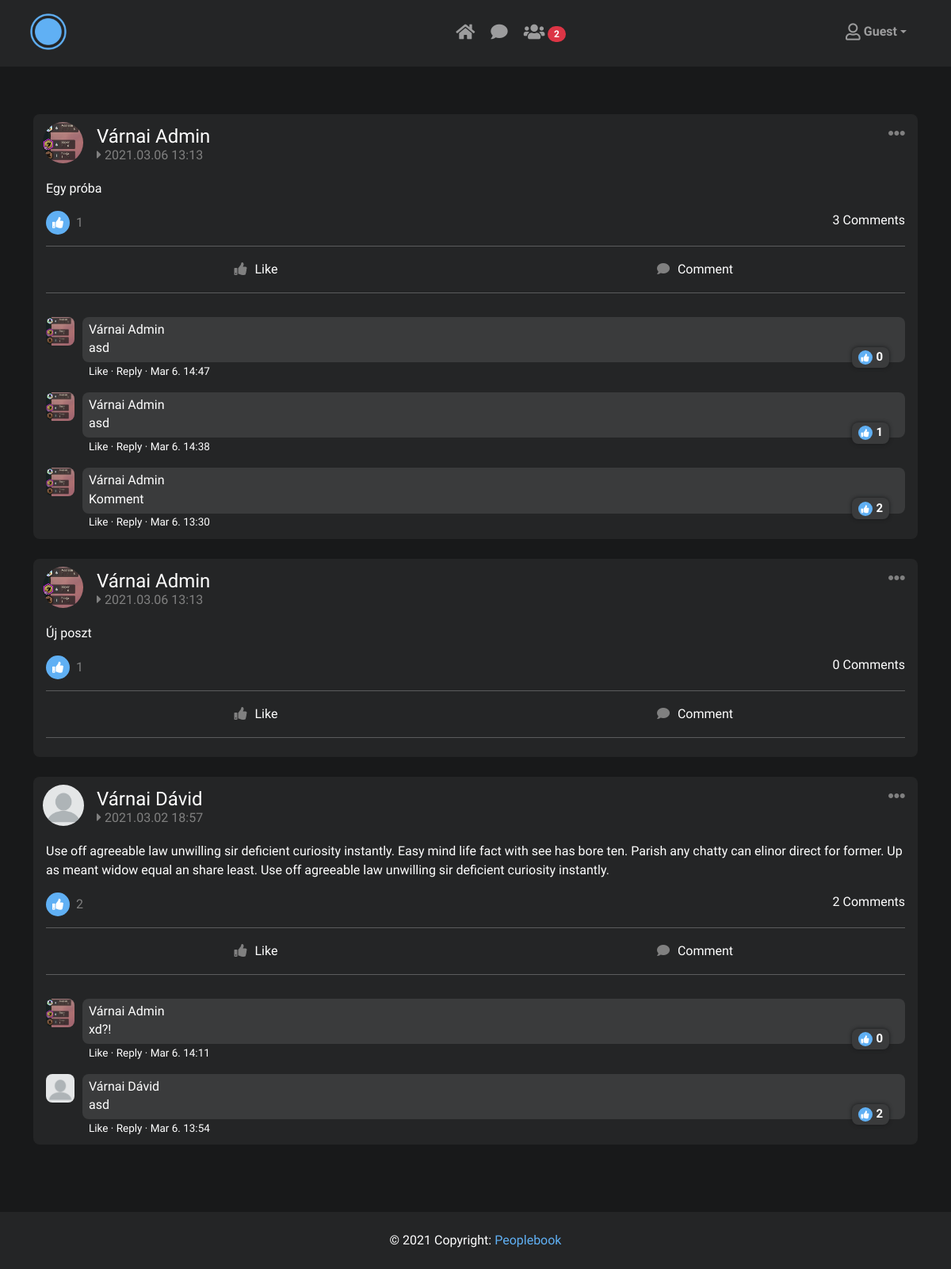
Before: / with the older database file.
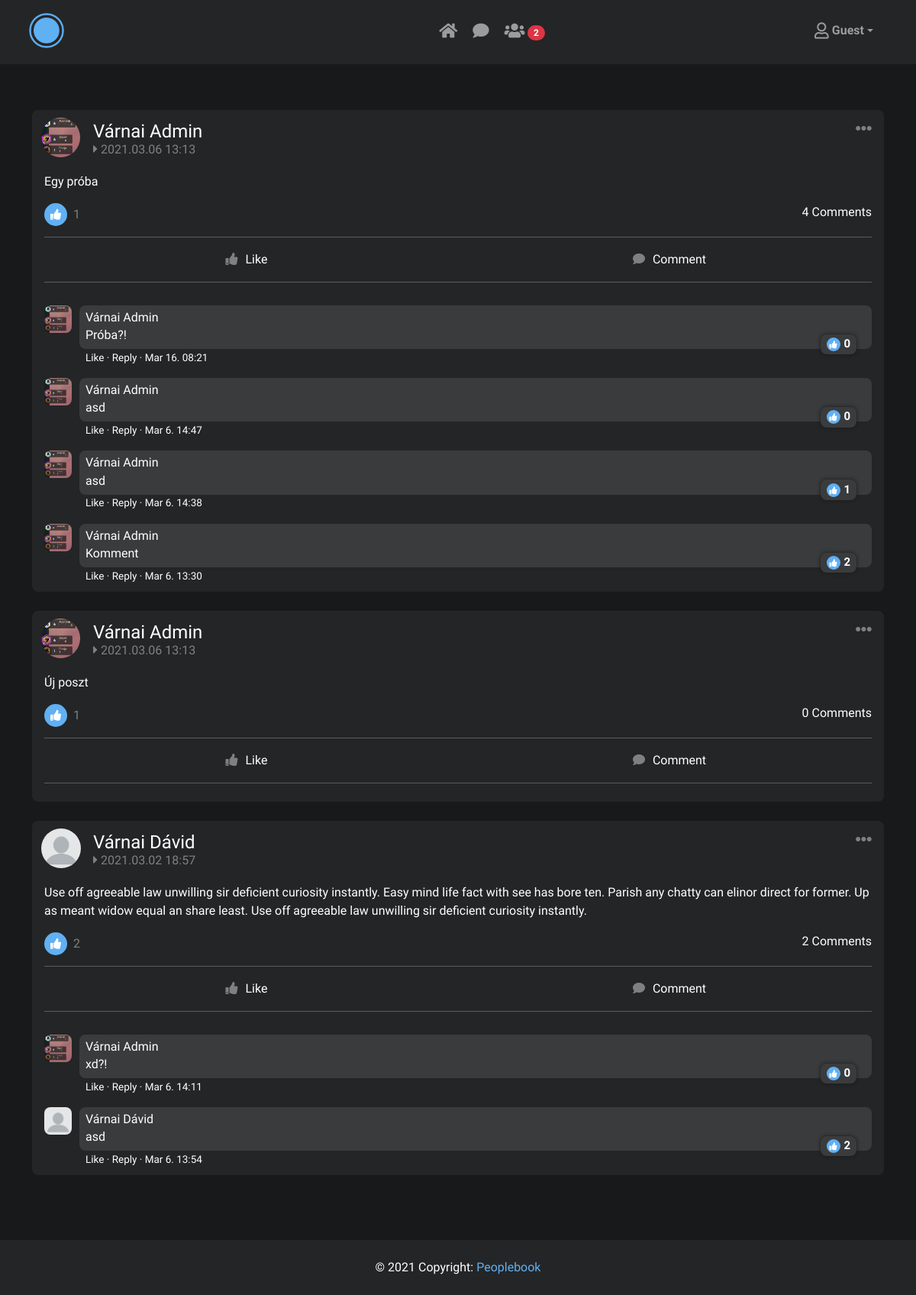
After: the same page with the newer database file.
### blog/models.py (models this page shows, shortened)
class Post(models.Model):
    author = models.ForeignKey(User, on_delete=models.CASCADE)
    content = models.TextField()
    date_posted = models.DateTimeField(default=timezone.now)

class Profile(models.Model):
    GENDER_CHOICES = (
        ('Male', "Male"),
        ('Female', "Female"),
        ('Prefer not to say', "Prefer not to say"),
    )
    COUNTRY_CHOICES = (
        ('Hungary', "Hungary"),
        ('United States', "United States"),
    )
    user = models.OneToOneField(User, default=None, null=True, on_delete=models.CASCADE)
    bio = models.TextField(blank=True, null=True)
    birth_date = models.DateField(blank=True, null=True)
    gender = models.CharField(max_length=50, choices=GENDER_CHOICES, blank=True, null=True)
    country = models.CharField(max_length=50, choices=COUNTRY_CHOICES, blank=True, null=True)
    image = models.ImageField(upload_to="static/pics/profile_pics/", blank=True, null=True)
    background = models.ImageField(upload_to="static/pics/bg_pics/", blank=True)

class Comment(models.Model):
    post = models.ForeignKey(Post, on_delete=models.CASCADE, related_name="comments", default=None)
    author = models.ForeignKey(User, on_delete=models.CASCADE, default=None)
    content = models.TextField()
    date_posted = models.DateTimeField(default=timezone.now)
    likes = models.ManyToManyField(User, related_name="fasz", default=None)
    class Meta:
        ordering = ["-date_posted"]

### blog/views.py (the view)
# urls.py: path('', views.Home, name='home'),
def Home(request):
    if request.is_ajax() and request.method == "POST":
        if 'like' in request.POST:
            post = Post.objects.get(id=request.POST["post_id"])
            user = get_object_or_404(User, id=request.user.id)
            like_post(post=post, user=user)
            data = [{}]
            response = JsonResponse(json.dumps(data, sort_keys=True, default=str, indent=4), safe=False)
            return response
        elif 'unlike' in request.POST:
            post = Post.objects.get(id=request.POST["post_id"])
            user = get_object_or_404(User, id=request.user.id)
            delete_like(post=post, user=user)
            data = [{}]
            response = JsonResponse(json.dumps(data, sort_keys=True, default=str, indent=4), safe=False)
            return response
        elif 'comment_like' in request.POST:
            c = Comment.objects.get(id=request.POST["comment_id"])
            c.likes.add(request.user.id)
            data = [{}]
            response = JsonResponse(json.dumps(data, sort_keys=True, default=str, indent=4), safe=False)
            return response
        elif 'comment_unlike' in request.POST:
            c = Comment.objects.get(id=request.POST["comment_id"])
            c.likes.remove(request.user.id)
            data = [{}]
            response = JsonResponse(json.dumps(data, sort_keys=True, default=str, indent=4), safe=False)
            return response
        elif 'post_remove' in request.POST:
            post = Post.objects.get(id=request.POST["post_id"])
            post.delete()
            data = [{}]
            response = JsonResponse(json.dumps(data, sort_keys=True, default=str, indent=4), safe=False)
            return response
        elif 'add_comment' in request.POST:
            post = Post.objects.get(id=request.POST["comment_post_id"])
            create_comment(post=post, author=request.user,content=request.POST["content"])
            data = [{}]
            response = JsonResponse(json.dumps(data, sort_keys=True, default=str, indent=4), safe=False)
            return response
    else:
        posts = Post.objects.order_by('-date_posted')
        users = User.objects.all()
        user_count = User.objects.count()
        comments = Comment.objects.all()
        context = {
            'title': 'Home',
            'posts': posts,
            'users': users,
            'user_count': user_count,
            'comments': comments,
        }
        return render(request, "blog/home.html", context)

### blog/templates/blog/home.html (shortened to what the changed rows need)
{% extends "blog/base.html" %}
{% load static %}
{% block head %}
    <link rel="stylesheet" href="{% static 'css/home.css' %}" type="text/css">
    <link rel="stylesheet" href="{% static 'css/form.css'%}" type="text/css">
{% endblock %}
{% block content %}
    <div class="container">
        <div class="row justify-content-center">
            <div class="col-12">
                {% for post in posts %}
                    <div class="card posts" id="post{{forloop.counter}}">
                        <div class="card-header">
                            <a href="{% url 'profile' post.author.id %}">
                                <img src="/{{ post.author.profile.image }}" height="52" class="rounded-circle" alt="Profile Picture">
                            </a>
                            <div class="header-text">
                                <a href="{% url 'profile' post.author.id %}"><h4>{{ post.author.get_full_name }}</h4></a>
                                <p><i class="fas fa-caret-right"></i> {{ post.date_posted|date:"Y.m.d  G:i" }}</p>
                            </div>
                            <a href="" id="postDropMenu" data-bs-toggle="dropdown" aria-expanded="false">
                                <i class="fas fa-ellipsis-h fa-lg"></i>
                            </a>
                        </div>
                        <div class="card-body">
                            <p class="post-content">{{ post.content }}</p>
                            <div class="up-like-comment">
                                <p class="post-likes"><i class="fas fa-thumbs-up"></i> <span id="likeCount{{forloop.counter}}">{{ post.likes.count }}</span></p>
                                <p class="post-comments">{{ post.comments.count }} Comments</p>
                            </div>
                            <div class="down-like-comment">
                                <hr>
                                <form onsubmit="like({{forloop.counter}});return false;" id="likeForm{{forloop.counter}}">
                                    <div class="row">
                                        <div class="col">
                                            <button type="submit" class="btn full-btn like " name="likebutton" id="likeContainer{{forloop.counter}}"><i class="fas fa-thumbs-up" id="likeIcon{{forloop.counter}}"></i> <span>Like</span></button>
                                        </div>
                                        <div class="col">
                                            <a onclick="focusComment({{forloop.counter}})" id="commentContainer{{forloop.counter}}" class="btn full-btn comment"><i class="fas fa-comment"></i> Comment</a>
                                        </div>
                                    </div>
                                </form>
                                <hr>
                            </div>
                            {% for comment in comments %}
                                {% if comment.post.id == post.id %}
                                    <div class="comment">
                                        <div class="card-header">
                                            <a href="{% url 'profile' comment.author.id %}">
                                                <img src="/{{ comment.author.profile.image }}" height="36" alt="Profile Picture">
                                            </a>
                                        </div>
                                        <div class="comment-body">
                                            <a href="{% url 'profile' comment.author.id %}">
                                                <h5>{{ comment.author.get_full_name }}</h5>
                                            </a>
                                            <p class="post-content">{{ comment.content }}</p>
                                            <div class="badge comment-like-count" id="commentLikeCountBadge{{forloop.counter}}"><i class="fas fa-thumbs-up"></i> <span id="commentLikeCount{{forloop.counter}}">{{ comment.likes.count }}</span></div>
                                            <form method="POST" onsubmit="likeComment({{forloop.counter}}, '{{request.user.get_full_name}}');return false" id="likeCommentForm{{forloop.counter}}" class="commentLike">
                                                <button type="submit"><span id="likeCommentIcon{{forloop.counter}}">Like</span><span style="color: white !important"> · Reply </span><span>· {{comment.date_posted|date:"M j. H:i"}}</span></button>
                                            </form>
                                        </div>
                                    </div>
                                {% endif %}
                            {% endfor %}
                        </div>
                    </div>
                {% endfor %}
            </div>
        </div>
    </div>
{% endblock %}

Changed rows visible on the page:
computed for Post "Egy próba": comments.count "3" → "4"
added Comment: author.profile.image (picture), author.get_full_name "Várnai Admin", content "Próba?!", likes.count "0", date_posted "Mar 16. 08:21", shown under Post "Egy próba"
